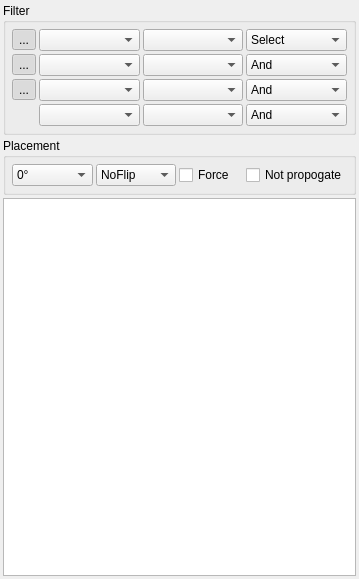
<?xml version="1.0" encoding="UTF-8"?>
<ui version="4.0">
 <class>ListZonesWidget</class>
 <widget class="QWidget" name="ListZonesWidget">
  <property name="geometry">
   <rect>
    <x>0</x>
    <y>0</y>
    <width>359</width>
    <height>579</height>
   </rect>
  </property>
  <property name="windowTitle">
   <string>Form</string>
  </property>
  <layout class="QGridLayout" name="gridLayout_3">
   <property name="margin">
    <number>3</number>
   </property>
   <property name="spacing">
    <number>3</number>
   </property>
   <item row="0" column="0">
    <widget class="QGroupBox" name="groupBox_2">
     <property name="title">
      <string>Filter</string>
     </property>
     <layout class="QGridLayout" name="gridLayout_2">
      <property name="margin">
       <number>6</number>
      </property>
      <property name="spacing">
       <number>3</number>
      </property>
      <item row="0" column="1">
       <widget class="QComboBox" name="categoryTypeComboBox_1"/>
      </item>
      <item row="0" column="2">
       <widget class="QComboBox" name="categoryValueComboBox_1"/>
      </item>
      <item row="0" column="3">
       <widget class="QComboBox" name="zoneSelectComboBox">
        <item>
         <property name="text">
          <string>Select</string>
         </property>
        </item>
        <item>
         <property name="text">
          <string>Random</string>
         </property>
        </item>
        <item>
         <property name="text">
          <string>Fyll cycle</string>
         </property>
        </item>
       </widget>
      </item>
      <item row="1" column="1">
       <widget class="QComboBox" name="categoryTypeComboBox_2">
        <property name="enabled">
         <bool>true</bool>
        </property>
       </widget>
      </item>
      <item row="1" column="2">
       <widget class="QComboBox" name="categoryValueComboBox_2">
        <property name="enabled">
         <bool>true</bool>
        </property>
       </widget>
      </item>
      <item row="1" column="3">
       <widget class="QComboBox" name="logicComboBox_2">
        <property name="enabled">
         <bool>true</bool>
        </property>
        <item>
         <property name="text">
          <string>And</string>
         </property>
        </item>
        <item>
         <property name="text">
          <string>Or</string>
         </property>
        </item>
       </widget>
      </item>
      <item row="2" column="1">
       <widget class="QComboBox" name="categoryTypeComboBox_3">
        <property name="enabled">
         <bool>true</bool>
        </property>
       </widget>
      </item>
      <item row="2" column="2">
       <widget class="QComboBox" name="categoryValueComboBox_3">
        <property name="enabled">
         <bool>true</bool>
        </property>
       </widget>
      </item>
      <item row="2" column="3">
       <widget class="QComboBox" name="logicComboBox_3">
        <property name="enabled">
         <bool>true</bool>
        </property>
        <item>
         <property name="text">
          <string>And</string>
         </property>
        </item>
        <item>
         <property name="text">
          <string>Or</string>
         </property>
        </item>
       </widget>
      </item>
      <item row="3" column="1">
       <widget class="QComboBox" name="categoryTypeComboBox_4">
        <property name="enabled">
         <bool>true</bool>
        </property>
       </widget>
      </item>
      <item row="3" column="2">
       <widget class="QComboBox" name="categoryValueComboBox_4">
        <property name="enabled">
         <bool>true</bool>
        </property>
       </widget>
      </item>
      <item row="3" column="3">
       <widget class="QComboBox" name="logicComboBox_4">
        <property name="enabled">
         <bool>true</bool>
        </property>
        <item>
         <property name="text">
          <string>And</string>
         </property>
        </item>
        <item>
         <property name="text">
          <string>Or</string>
         </property>
        </item>
       </widget>
      </item>
      <item row="0" column="0">
       <widget class="QToolButton" name="addFilterButton_1">
        <property name="text">
         <string>...</string>
        </property>
        <property name="icon">
         <iconset resource="../core/core.qrc">
          <normaloff>:/core/icons/ic_nel_add_item.png</normaloff>
          <normalon>:/core/icons/ic_nel_delete_item.png</normalon>:/core/icons/ic_nel_add_item.png</iconset>
        </property>
        <property name="checkable">
         <bool>true</bool>
        </property>
        <property name="checked">
         <bool>true</bool>
        </property>
       </widget>
      </item>
      <item row="1" column="0">
       <widget class="QToolButton" name="addFilterButton_2">
        <property name="text">
         <string>...</string>
        </property>
        <property name="icon">
         <iconset resource="../core/core.qrc">
          <normaloff>:/core/icons/ic_nel_add_item.png</normaloff>
          <normalon>:/core/icons/ic_nel_delete_item.png</normalon>:/core/icons/ic_nel_add_item.png</iconset>
        </property>
        <property name="checkable">
         <bool>true</bool>
        </property>
        <property name="checked">
         <bool>true</bool>
        </property>
       </widget>
      </item>
      <item row="2" column="0">
       <widget class="QToolButton" name="addFilterButton_3">
        <property name="text">
         <string>...</string>
        </property>
        <property name="icon">
         <iconset resource="../core/core.qrc">
          <normaloff>:/core/icons/ic_nel_add_item.png</normaloff>
          <normalon>:/core/icons/ic_nel_delete_item.png</normalon>:/core/icons/ic_nel_add_item.png</iconset>
        </property>
        <property name="checkable">
         <bool>true</bool>
        </property>
        <property name="checked">
         <bool>true</bool>
        </property>
       </widget>
      </item>
     </layout>
    </widget>
   </item>
   <item row="1" column="0">
    <widget class="QGroupBox" name="groupBox">
     <property name="title">
      <string>Placement</string>
     </property>
     <layout class="QGridLayout" name="gridLayout">
      <property name="margin">
       <number>6</number>
      </property>
      <property name="spacing">
       <number>3</number>
      </property>
      <item row="0" column="0">
       <widget class="QComboBox" name="rotComboBox">
        <item>
         <property name="text">
          <string>0°</string>
         </property>
        </item>
        <item>
         <property name="text">
          <string>90°</string>
         </property>
        </item>
        <item>
         <property name="text">
          <string>180°</string>
         </property>
        </item>
        <item>
         <property name="text">
          <string>270°</string>
         </property>
        </item>
        <item>
         <property name="text">
          <string>Random</string>
         </property>
        </item>
        <item>
         <property name="text">
          <string>Full cycle</string>
         </property>
        </item>
       </widget>
      </item>
      <item row="0" column="1">
       <widget class="QComboBox" name="flipComboBox">
        <item>
         <property name="text">
          <string>NoFlip</string>
         </property>
        </item>
        <item>
         <property name="text">
          <string>Flip</string>
         </property>
        </item>
        <item>
         <property name="text">
          <string>Random</string>
         </property>
        </item>
        <item>
         <property name="text">
          <string>Fyll cycle</string>
         </property>
        </item>
       </widget>
      </item>
      <item row="0" column="2">
       <widget class="QCheckBox" name="forceCheckBox">
        <property name="text">
         <string>Force</string>
        </property>
       </widget>
      </item>
      <item row="0" column="3">
       <widget class="QCheckBox" name="propogateCheckBox">
        <property name="text">
         <string>Not propogate</string>
        </property>
       </widget>
      </item>
     </layout>
    </widget>
   </item>
   <item row="2" column="0">
    <widget class="QListView" name="listView">
     <property name="alternatingRowColors">
      <bool>false</bool>
     </property>
     <property name="verticalScrollMode">
      <enum>QAbstractItemView::ScrollPerPixel</enum>
     </property>
     <property name="spacing">
      <number>1</number>
     </property>
    </widget>
   </item>
  </layout>
 </widget>
 <resources>
  <include location="../core/core.qrc"/>
 </resources>
 <connections>
  <connection>
   <sender>addFilterButton_1</sender>
   <signal>toggled(bool)</signal>
   <receiver>categoryTypeComboBox_2</receiver>
   <slot>setVisible(bool)</slot>
   <hints>
    <hint type="sourcelabel">
     <x>20</x>
     <y>36</y>
    </hint>
    <hint type="destinationlabel">
     <x>81</x>
     <y>53</y>
    </hint>
   </hints>
  </connection>
  <connection>
   <sender>addFilterButton_1</sender>
   <signal>toggled(bool)</signal>
   <receiver>categoryValueComboBox_2</receiver>
   <slot>setVisible(bool)</slot>
   <hints>
    <hint type="sourcelabel">
     <x>24</x>
     <y>32</y>
    </hint>
    <hint type="destinationlabel">
     <x>181</x>
     <y>50</y>
    </hint>
   </hints>
  </connection>
  <connection>
   <sender>addFilterButton_1</sender>
   <signal>toggled(bool)</signal>
   <receiver>logicComboBox_2</receiver>
   <slot>setVisible(bool)</slot>
   <hints>
    <hint type="sourcelabel">
     <x>20</x>
     <y>31</y>
    </hint>
    <hint type="destinationlabel">
     <x>301</x>
     <y>55</y>
    </hint>
   </hints>
  </connection>
  <connection>
   <sender>addFilterButton_2</sender>
   <signal>toggled(bool)</signal>
   <receiver>categoryTypeComboBox_3</receiver>
   <slot>setVisible(bool)</slot>
   <hints>
    <hint type="sourcelabel">
     <x>27</x>
     <y>62</y>
    </hint>
    <hint type="destinationlabel">
     <x>57</x>
     <y>75</y>
    </hint>
   </hints>
  </connection>
  <connection>
   <sender>addFilterButton_2</sender>
   <signal>toggled(bool)</signal>
   <receiver>categoryValueComboBox_3</receiver>
   <slot>setVisible(bool)</slot>
   <hints>
    <hint type="sourcelabel">
     <x>23</x>
     <y>58</y>
    </hint>
    <hint type="destinationlabel">
     <x>156</x>
     <y>76</y>
    </hint>
   </hints>
  </connection>
  <connection>
   <sender>addFilterButton_2</sender>
   <signal>toggled(bool)</signal>
   <receiver>logicComboBox_3</receiver>
   <slot>setVisible(bool)</slot>
   <hints>
    <hint type="sourcelabel">
     <x>23</x>
     <y>53</y>
    </hint>
    <hint type="destinationlabel">
     <x>255</x>
     <y>77</y>
    </hint>
   </hints>
  </connection>
  <connection>
   <sender>addFilterButton_3</sender>
   <signal>toggled(bool)</signal>
   <receiver>categoryTypeComboBox_4</receiver>
   <slot>setVisible(bool)</slot>
   <hints>
    <hint type="sourcelabel">
     <x>32</x>
     <y>94</y>
    </hint>
    <hint type="destinationlabel">
     <x>44</x>
     <y>104</y>
    </hint>
   </hints>
  </connection>
  <connection>
   <sender>addFilterButton_3</sender>
   <signal>toggled(bool)</signal>
   <receiver>categoryValueComboBox_4</receiver>
   <slot>setVisible(bool)</slot>
   <hints>
    <hint type="sourcelabel">
     <x>32</x>
     <y>94</y>
    </hint>
    <hint type="destinationlabel">
     <x>207</x>
     <y>103</y>
    </hint>
   </hints>
  </connection>
  <connection>
   <sender>addFilterButton_3</sender>
   <signal>toggled(bool)</signal>
   <receiver>logicComboBox_4</receiver>
   <slot>setVisible(bool)</slot>
   <hints>
    <hint type="sourcelabel">
     <x>21</x>
     <y>81</y>
    </hint>
    <hint type="destinationlabel">
     <x>278</x>
     <y>104</y>
    </hint>
   </hints>
  </connection>
  <connection>
   <sender>addFilterButton_2</sender>
   <signal>toggled(bool)</signal>
   <receiver>addFilterButton_3</receiver>
   <slot>setVisible(bool)</slot>
   <hints>
    <hint type="sourcelabel">
     <x>15</x>
     <y>59</y>
    </hint>
    <hint type="destinationlabel">
     <x>16</x>
     <y>80</y>
    </hint>
   </hints>
  </connection>
  <connection>
   <sender>addFilterButton_1</sender>
   <signal>toggled(bool)</signal>
   <receiver>addFilterButton_2</receiver>
   <slot>setVisible(bool)</slot>
   <hints>
    <hint type="sourcelabel">
     <x>13</x>
     <y>35</y>
    </hint>
    <hint type="destinationlabel">
     <x>17</x>
     <y>60</y>
    </hint>
   </hints>
  </connection>
 </connections>
</ui>
